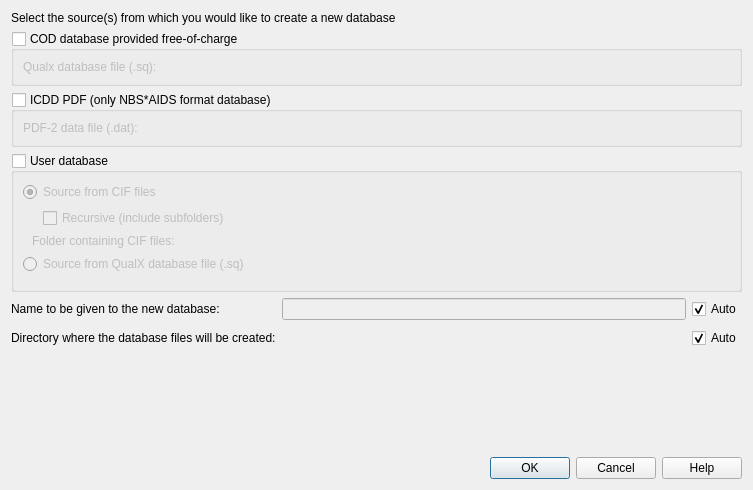
<?xml version="1.0" encoding="UTF-8"?>
<ui version="4.0">
 <class>CreateDatabaseDialog</class>
 <widget class="QDialog" name="CreateDatabaseDialog">
  <property name="geometry">
   <rect>
    <x>0</x>
    <y>0</y>
    <width>753</width>
    <height>490</height>
   </rect>
  </property>
  <property name="windowTitle">
   <string>Create New Database</string>
  </property>
  <layout class="QVBoxLayout" name="verticalLayout">

   <item>
    <widget class="QLabel" name="labelSource">
     <property name="text">
      <string>Select the source(s) from which you would like to create a new database</string>
     </property>
    </widget>
   </item>

   <!-- COD: checkable groupbox -->
   <item>
    <widget class="QGroupBox" name="checkCod">
     <property name="title">
      <string>COD database provided free-of-charge</string>
     </property>
     <property name="checkable">
      <bool>true</bool>
     </property>
     <property name="checked">
      <bool>false</bool>
     </property>
     <layout class="QHBoxLayout" name="codSourceLayout">
      <item>
       <widget class="QLabel" name="labelCodFile">
        <property name="text">
         <string>Qualx database file (.sq):</string>
        </property>
       </widget>
      </item>
      <item>
       <widget class="FileSelectorWidget" name="codSqFileSelector" native="true">
        <property name="sizePolicy">
         <sizepolicy hsizetype="Expanding" vsizetype="Preferred">
          <horstretch>1</horstretch>
          <verstretch>0</verstretch>
         </sizepolicy>
        </property>
       </widget>
      </item>
     </layout>
    </widget>
   </item>

   <!-- PDF: checkable groupbox -->
   <item>
    <widget class="QGroupBox" name="checkPdf">
     <property name="title">
      <string>ICDD PDF (only NBS*AIDS format database)</string>
     </property>
     <property name="checkable">
      <bool>true</bool>
     </property>
     <property name="checked">
      <bool>false</bool>
     </property>
     <layout class="QHBoxLayout" name="pdfSourceLayout">
      <item>
       <widget class="QLabel" name="labelPdfFile">
        <property name="text">
         <string>PDF-2 data file (.dat):</string>
        </property>
       </widget>
      </item>
      <item>
       <widget class="FileSelectorWidget" name="pdfFileSelector" native="true">
        <property name="sizePolicy">
         <sizepolicy hsizetype="Expanding" vsizetype="Preferred">
          <horstretch>1</horstretch>
          <verstretch>0</verstretch>
         </sizepolicy>
        </property>
       </widget>
      </item>
     </layout>
    </widget>
   </item>

   <!-- User: checkable groupbox -->
   <item>
    <widget class="QGroupBox" name="checkUser">
     <property name="title">
      <string>User database</string>
     </property>
     <property name="checkable">
      <bool>true</bool>
     </property>
     <property name="checked">
      <bool>false</bool>
     </property>
     <layout class="QVBoxLayout" name="userSourceLayout">
      <item>
       <widget class="QRadioButton" name="radioCif">
        <property name="text">
         <string>Source from CIF files</string>
        </property>
        <property name="checked">
         <bool>true</bool>
        </property>
       </widget>
      </item>
      <item>
       <widget class="QWidget" name="recursiveWidget" native="false">
        <layout class="QHBoxLayout" name="recursiveLayout">
         <property name="leftMargin">
          <number>20</number>
         </property>
         <property name="topMargin">
          <number>0</number>
         </property>
         <property name="bottomMargin">
          <number>0</number>
         </property>
         <item>
          <widget class="QCheckBox" name="checkRecursive">
           <property name="text">
            <string>Recursive (include subfolders)</string>
           </property>
          </widget>
         </item>
         <item>
          <spacer name="recursiveSpacer">
           <property name="orientation">
            <enum>Qt::Orientation::Horizontal</enum>
           </property>
           <property name="sizeHint" stdset="0">
            <size>
             <width>40</width>
             <height>20</height>
            </size>
           </property>
          </spacer>
         </item>
        </layout>
       </widget>
      </item>
      <item>
       <widget class="QWidget" name="cifFolderWidget" native="false">
        <layout class="QHBoxLayout" name="userFolderLayout">
         <property name="topMargin">
          <number>0</number>
         </property>
         <property name="bottomMargin">
          <number>0</number>
         </property>
         <item>
          <widget class="QLabel" name="labelUserFolder">
           <property name="text">
            <string>Folder containing CIF files:</string>
           </property>
          </widget>
         </item>
         <item>
          <widget class="FolderSelectorWidget" name="userFolderSelector" native="true">
           <property name="sizePolicy">
            <sizepolicy hsizetype="Expanding" vsizetype="Preferred">
             <horstretch>1</horstretch>
             <verstretch>0</verstretch>
            </sizepolicy>
           </property>
          </widget>
         </item>
        </layout>
       </widget>
      </item>
      <item>
       <widget class="QRadioButton" name="radioSq">
        <property name="text">
         <string>Source from QualX database file (.sq)</string>
        </property>
       </widget>
      </item>
      <item>
       <widget class="FileSelectorWidget" name="sqFileSelector" native="true">
        <property name="sizePolicy">
         <sizepolicy hsizetype="Expanding" vsizetype="Preferred">
          <horstretch>1</horstretch>
          <verstretch>0</verstretch>
         </sizepolicy>
        </property>
        <property name="visible">
         <bool>false</bool>
        </property>
       </widget>
      </item>
     </layout>
    </widget>
   </item>

   <!-- Output name and directory -->
   <item>
    <layout class="QGridLayout" name="gridLayout">
     <property name="verticalSpacing">
      <number>8</number>
     </property>
     <item row="0" column="0">
      <widget class="QLabel" name="labelName">
       <property name="text">
        <string>Name to be given to the new database:</string>
       </property>
      </widget>
     </item>
     <item row="0" column="1">
      <widget class="QLineEdit" name="nameLineEdit">
       <property name="enabled">
        <bool>false</bool>
       </property>
      </widget>
     </item>
     <item row="0" column="2">
      <widget class="QCheckBox" name="checkAutoName">
       <property name="text">
        <string>Auto</string>
       </property>
       <property name="checked">
        <bool>true</bool>
       </property>
      </widget>
     </item>
     <item row="1" column="0">
      <widget class="QLabel" name="labelDir">
       <property name="text">
        <string>Directory where the database files will be created:</string>
       </property>
      </widget>
     </item>
     <item row="1" column="1">
      <widget class="FolderSelectorWidget" name="folderSelector" native="true">
       <property name="enabled">
        <bool>false</bool>
       </property>
      </widget>
     </item>
     <item row="1" column="2">
      <widget class="QCheckBox" name="checkAutoDir">
       <property name="text">
        <string>Auto</string>
       </property>
       <property name="checked">
        <bool>true</bool>
       </property>
      </widget>
     </item>
    </layout>
   </item>

   <item>
    <spacer name="verticalSpacer">
     <property name="orientation">
      <enum>Qt::Orientation::Vertical</enum>
     </property>
     <property name="sizeHint" stdset="0">
      <size>
       <width>20</width>
       <height>8</height>
      </size>
     </property>
    </spacer>
   </item>
   <item>
    <widget class="QDialogButtonBox" name="buttonBox">
     <property name="orientation">
      <enum>Qt::Orientation::Horizontal</enum>
     </property>
     <property name="standardButtons">
      <set>QDialogButtonBox::StandardButton::Cancel|QDialogButtonBox::StandardButton::Help|QDialogButtonBox::StandardButton::Ok</set>
     </property>
    </widget>
   </item>

  </layout>
 </widget>
 <customwidgets>
  <customwidget>
   <class>FolderSelectorWidget</class>
   <extends>QWidget</extends>
   <header>folderselectorwidget.h</header>
  </customwidget>
  <customwidget>
   <class>FileSelectorWidget</class>
   <extends>QWidget</extends>
   <header>fileselectorwidget.h</header>
  </customwidget>
 </customwidgets>
 <resources/>
 <connections>
  <connection>
   <sender>buttonBox</sender>
   <signal>accepted()</signal>
   <receiver>CreateDatabaseDialog</receiver>
   <slot>accept()</slot>
   <hints>
    <hint type="sourcelabel"><x>248</x><y>470</y></hint>
    <hint type="destinationlabel"><x>310</x><y>489</y></hint>
   </hints>
  </connection>
  <connection>
   <sender>buttonBox</sender>
   <signal>rejected()</signal>
   <receiver>CreateDatabaseDialog</receiver>
   <slot>reject()</slot>
   <hints>
    <hint type="sourcelabel"><x>316</x><y>470</y></hint>
    <hint type="destinationlabel"><x>310</x><y>489</y></hint>
   </hints>
  </connection>
 </connections>
</ui>
